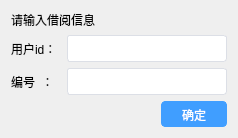
<?xml version="1.0" encoding="UTF-8"?>
<ui version="4.0">
 <class>CBorrowDialog</class>
 <widget class="QDialog" name="CBorrowDialog">
  <property name="geometry">
   <rect>
    <x>0</x>
    <y>0</y>
    <width>238</width>
    <height>133</height>
   </rect>
  </property>
  <property name="windowTitle">
   <string>借阅信息</string>
  </property>
  <property name="styleSheet">
   <string notr="true">QPushButton {
    background-color: #fff;
    border: 1px solid #dcdfe6;
    color: #fff;
    padding: 4px 20px 2px 20px;
    border-radius: 4px;
	background-color: #409eff;
    border-color: #409eff;
}

QPushButton:hover {
    color: #fff;
    background-color: #66b1ff;
    border-color: #66b1ff;
}

QPushButton:pressed {
    color: #fff;
    background-color: #409eff;
    border-color: #409eff;
    padding-left: 0;
    padding-right: 0;
}

QLineEdit {
    background-color: #fff;
    border-radius: 3px;
    border: 1px solid #dcdfe6;
    color: #606266;
    height: 25px;
    padding: 0 15px;
    width: 100%;
}</string>
  </property>
  <layout class="QVBoxLayout" name="verticalLayout">
   <item>
    <widget class="QLabel" name="label_3">
     <property name="font">
      <font>
       <family>黑体</family>
      </font>
     </property>
     <property name="styleSheet">
      <string notr="true">QPushButton {
    background-color: #fff;
    border: 1px solid #dcdfe6;
    color: #fff;
    padding: 4px 20px 2px 20px;
    border-radius: 4px;
	background-color: #409eff;
    border-color: #409eff;
}

QPushButton:hover {
    color: #fff;
    background-color: #66b1ff;
    border-color: #66b1ff;
}

QPushButton:pressed {
    color: #fff;
    background-color: #409eff;
    border-color: #409eff;
    padding-left: 0;
    padding-right: 0;
}

QLineEdit {
    background-color: #fff;
    border-radius: 3px;
    border: 1px solid #dcdfe6;
    color: #606266;
    height: 25px;
    padding: 0 15px;
    width: 100%;
}</string>
     </property>
     <property name="text">
      <string>请输入借阅信息</string>
     </property>
    </widget>
   </item>
   <item>
    <layout class="QHBoxLayout" name="horizontalLayout">
     <item>
      <widget class="QLabel" name="label">
       <property name="minimumSize">
        <size>
         <width>50</width>
         <height>0</height>
        </size>
       </property>
       <property name="text">
        <string>用户id：</string>
       </property>
      </widget>
     </item>
     <item>
      <widget class="QLineEdit" name="leUserId"/>
     </item>
    </layout>
   </item>
   <item>
    <layout class="QHBoxLayout" name="horizontalLayout_2">
     <item>
      <widget class="QLabel" name="label_2">
       <property name="minimumSize">
        <size>
         <width>50</width>
         <height>0</height>
        </size>
       </property>
       <property name="text">
        <string>编号  ：</string>
       </property>
      </widget>
     </item>
     <item>
      <widget class="QLineEdit" name="leBookId"/>
     </item>
    </layout>
   </item>
   <item>
    <layout class="QHBoxLayout" name="horizontalLayout_3">
     <item>
      <spacer name="horizontalSpacer">
       <property name="orientation">
        <enum>Qt::Horizontal</enum>
       </property>
       <property name="sizeHint" stdset="0">
        <size>
         <width>40</width>
         <height>20</height>
        </size>
       </property>
      </spacer>
     </item>
     <item>
      <widget class="QPushButton" name="btnOk">
       <property name="text">
        <string>确定</string>
       </property>
      </widget>
     </item>
    </layout>
   </item>
  </layout>
 </widget>
 <resources/>
 <connections/>
</ui>
